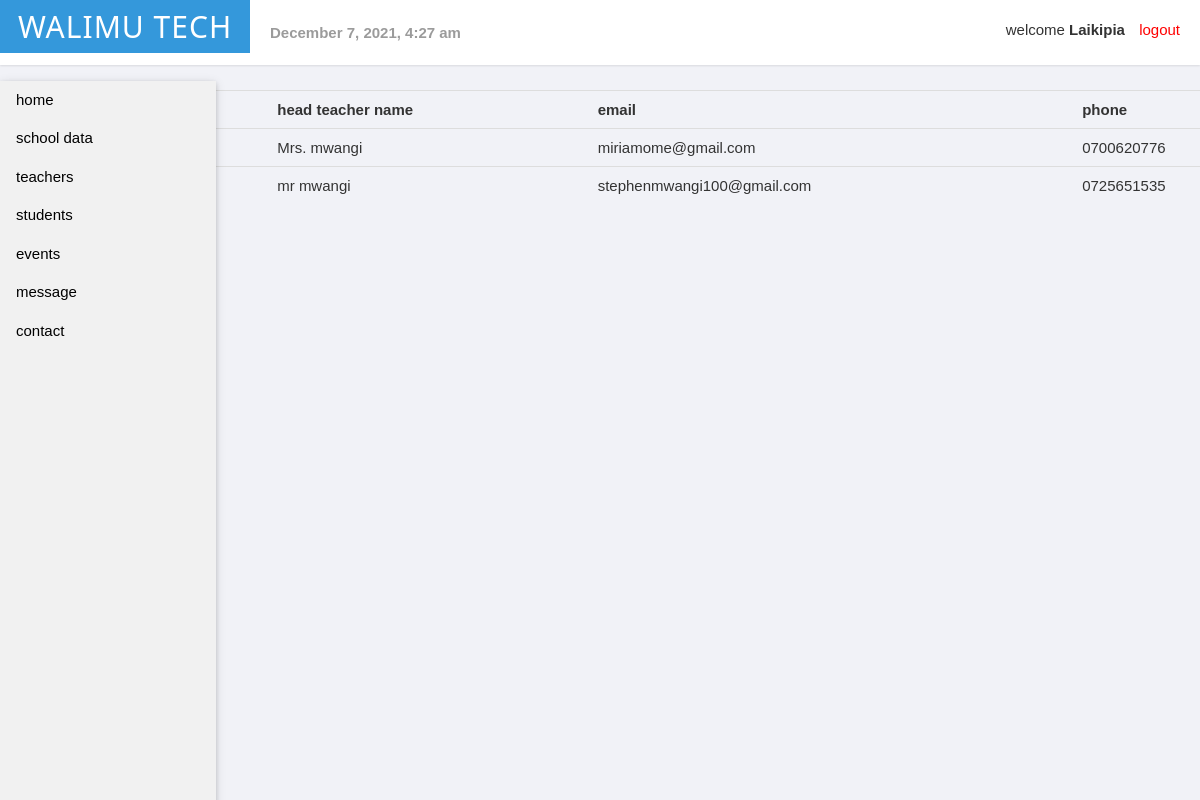
The page /subadmin/headteacher.php (signed in) on the database its author committed.
### tables this page shows
CREATE TABLE `userregister` (
  `id` int(11) NOT NULL,
  `fname` varchar(255) NOT NULL,
  `lname` varchar(255) NOT NULL,
  `county` varchar(50) NOT NULL,
  `username` varchar(255) NOT NULL,
  `address` varchar(255) NOT NULL,
  `email` varchar(255) NOT NULL,
  `phone` varchar(255) NOT NULL,
  `password` varchar(255) NOT NULL
);

### subadmin/headteacher.php (the view, shortened to what this page needs)
<?php include('adminserver.php'); ?>
<!DOCTYPE html>
<head>
    <link rel="stylesheet" href="https://maxcdn.bootstrapcdn.com/bootstrap/3.3.4/css/bootstrap.min.css" />
    <link rel="stylesheet" href="//cdnjs.cloudflare.com/ajax/libs/bootstrap-datepicker/1.3.0/css/datepicker3.min.css" />
    <link rel="stylesheet" href="css/main.css" />
    <link rel="stylesheet" href="css/sidenav.css" />
</head>
<body>
    <?php include('header.php'); ?>
    <?php if (isset($_SESSION['username'])) : ?>
        <p>welcome <strong><?php echo $_SESSION['username']; ?></strong></p>
        <?php include('sidenav.php'); ?>
        <div class="container">
            <table class="table table-dark table-hover" style="margin-top:5%; margin-left:10%;">
                <tr>
                    <th>Sr.No.</th>
                    <th>head teacher name</th>
                    <th>email</th>
                    <th>phone</th>
                </tr>
                <?php
                $records = mysqli_query($db, "SELECT * from userregister WHERE county= '" . $_SESSION["username"] . "'");
                while ($data = mysqli_fetch_array($records)) {
                ?>
                    <tr>
                        <td><?php echo $data['id']; ?></td>
                        <td><?php echo $data['lname']; ?></td>
                        <td><?php echo $data['email']; ?></td>
                        <td><?php echo $data['phone']; ?></td>
                    </tr>
                <?php
                }
                ?>
            </table>
        <?php endif ?>
        </div>
</body>
</html>

### subadmin/css/main.css (style rules this page uses)
body { font-family: 'Helvetica Neue', Helvetica, Arial, sans-serif; font-weight: 400; overflow-x: hidden; overflow-y: auto; background: #f1f2f7; height: 100%; width: 100%; }

### subadmin/css/w33.css (style rules this page uses)
*, *:before, *:after { box-sizing: inherit }
body { margin: 0 }
b, strong { font-weight: bolder }
html, body { font-family: Verdana, sans-serif; font-size: 15px; line-height: 1.5 }

### rows shown on the page
userregister: lname "Mrs. mwangi", email "miriamome@gmail.com", phone "0700620776"
userregister: lname "mr mwangi", email "stephenmwangi100@gmail.com", phone "0725651535"

### other values the page prints
$_SESSION['username'] "Laikipia"
